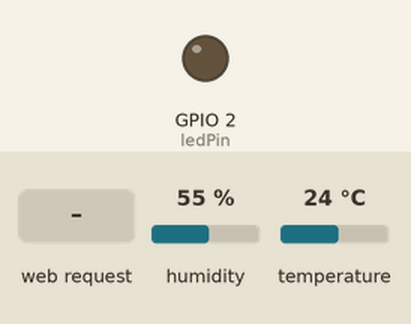
Recording of a program running on a simulated ESP32. Shown: output pins drawn as LEDs (lit = HIGH). The test bench sets the inputs (shaded band); at power-on: humidity 55 %, temperature 24 °C. WiFi joins after 1.5 s; servers stay silent unless stated; storage starts empty; no MQTT or app messages arrive unless stated; what the program prints to the serial monitor is not drawn.

Above: at 3.2 s.
3.3 s: HTTP request GET /on received
At 3.7 s:
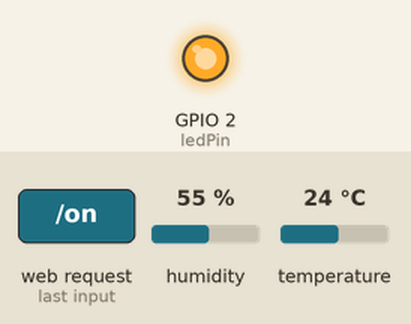
11.5 s: HTTP request GET /off received
At 12.3 s:
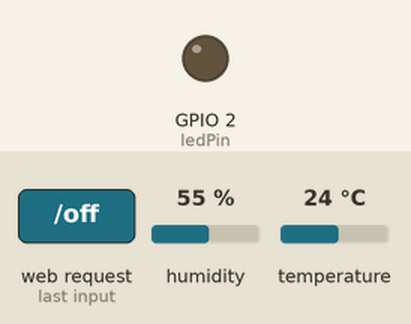
Timing chart, 0 to 14.5 s (numbered marks = the images above; inputs shaded):
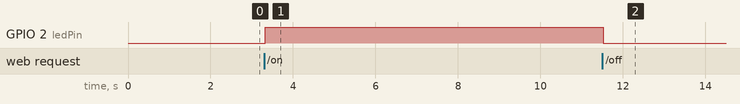

The program:

main.cpp
```cpp
#include <Arduino.h>
#include "WiFi.h"
#include "ESPAsyncWebServer.h"
#include <AsyncElegantOTA.h>
#include "SPIFFS.h"
#include "DHT.h"
#include "credentials.h"
#include "PubSubClient.h"


const char *ssid = WIFI_SSID;
const char *password = WIFI_PASSWD;
const char *uname = U_NAME;
const char *upass = U_PASS;

const int monitor_speed = 115200;
const int delay_five_sec = 5000;
const int delay_one_sec = 1000;

bool guard = false;

//MQTT
const char *mqtt_server = MQTT_BROKER;
const char *mqtt_username = MQTT_USER_NAME;
const char *mqtt_password = MQTT_USER_PASSWORD;
const char *humidity_topic = "/sensor1/humidity";
const char *temperature_topic = "/sensor1/temperature";
const char *clientID = "sensor1";
const char *inTopic = "sensor1/in";

long interval = MQTT_INTERVAL;
long currentTime, lastTime;
//const int message_length = 50;
char messages[50];
float temp, hum;
const int MQTT_PORT = 1883;
const int http_ok = 200;

WiFiClient espClient;
void callback(char *topic, byte *payload, unsigned int length)
{
  Serial.print(topic);
  for (int i = 0; i < length; i++)
  {
    Serial.print(" ");
    Serial.print((char)payload[i]);
  }
  Serial.println();
}

PubSubClient client(mqtt_server, MQTT_PORT, espClient);

// Set LED GPIO
const int ledPin = 2;
String ledState;
// temp humity sensor
#define DHTPIN 4
#define DHTTYPE DHT11
DHT dht(DHTPIN, DHTTYPE);

// Create AsyncWebServer object on port 80
const int ASYNC_PORT = 80;
AsyncWebServer server(ASYNC_PORT);

String readDHTTemperature()
{
  // Read temperature as Celsius (the default)
  float t = dht.readTemperature();
  // Read temperature as Fahrenheit (isFahrenheit = true)

  if (isnan(t))
  {
    Serial.println("Failed to read from DHT sensor!");
    return "--";
  }
  else
  {
    return String(t);
  }
}


String readDHTHumidity()
{
  float h = dht.readHumidity();
  if (isnan(h))
  {
    Serial.println("Failed to read from DHT sensor!");
    return "--";
  }
  else
  {
    return String(h);
  }
}

void mqtt_temp_tx()
{

  client.publish(temperature_topic, readDHTTemperature().c_str());

}

void mqtt_humidity_tx()
{

  client.publish(humidity_topic, readDHTHumidity().c_str());
}

// Replaces placeholder with LED state value
String processor(const String &var)
{
  Serial.println(var);
  if (var == "STATE")
  {
    if (digitalRead(ledPin))
    {
      ledState = "ON";
    }
    else
    {
      ledState = "OFF";
    }
    Serial.print(ledState);
    return ledState;
  }
  return String();
}

void reconnect()
{
  while (!client.connected())
  {
    Serial.print("\n connecting to .....");
    Serial.print(mqtt_server);
    if (client.connect(clientID, mqtt_username, mqtt_password))
    {
      Serial.print("\n connected to ...");
      Serial.println(mqtt_server);
      client.subscribe(inTopic);
    }
    else
    {
      Serial.print("\n trying to connect again");
      delay(delay_five_sec);
    }
  }
}

void setup()
{
  // Serial port for debugging purposes
  Serial.begin(monitor_speed);
  pinMode(ledPin, OUTPUT);
  dht.begin();

  // Initialize SPIFFS
  if (!SPIFFS.begin(true))
  {
    Serial.println("An Error has occurred while mounting SPIFFS");
    return;
  }

  // Connect to Wi-Fi
  WiFi.begin(ssid, password);
  while (WiFi.status() != WL_CONNECTED)
  {
    delay(delay_one_sec);
    Serial.println(" WiFi  connecting..");
  }
  client.setServer(mqtt_server, MQTT_PORT);
  client.setCallback(callback);

  Serial.println(WiFi.localIP());

  // Route for root / web page
  server.on("/", HTTP_GET, [](AsyncWebServerRequest *request)
            { request->send(SPIFFS, "/index.html", String(), false, processor); });

  // Route to load style.css file
  server.on("/style.css", HTTP_GET, [](AsyncWebServerRequest *request)
            { request->send(SPIFFS, "/style.css", "text/css"); });

  // Route to set GPIO to HIGH
  server.on("/on", HTTP_GET, [](AsyncWebServerRequest *request)
            {
              digitalWrite(ledPin, HIGH);
              request->send(SPIFFS, "/index.html", String(), false, processor);
            });

  // Route to set GPIO to LOW
  server.on("/off", HTTP_GET, [](AsyncWebServerRequest *request)
            {
              digitalWrite(ledPin, LOW);
              request->send(SPIFFS, "/index.html", String(), false, processor);
            });

  server.on("/temperature", HTTP_GET, [](AsyncWebServerRequest *request)
            {

              request->send_P(http_ok, "text/plain", readDHTTemperature().c_str());
              //request->send(SPIFFS, "/index.html", c);
            });
  server.on("/humidity", HTTP_GET, [](AsyncWebServerRequest *request)
            {
              request->send_P(http_ok, "text/plain", readDHTHumidity().c_str());
              //request->send(SPIFFS, "/index.html", readDHTHumidity().c_str());
            });

  // Start server
  AsyncElegantOTA.begin(&server, uname, upass); // Start ElegantOTA
  server.begin();
  Serial.println("HTTP server started");
}

void loop()
{

  if (!client.connected())
  {
    reconnect();
  }
  client.loop();

  currentTime = millis();
  if (currentTime - lastTime > interval)
  {
    Serial.println(" time " + currentTime);
    mqtt_temp_tx();
    mqtt_humidity_tx();
    lastTime = millis();
  }
  delay(delay_one_sec);
}
```

credentials.h
```cpp
#define WIFI_SSID "OpenWrt"
#define WIFI_PASSWD "password"
#define U_NAME "admin"
#define U_PASS "myPassword"
#define MQTT_BROKER "192.168.1.179"
#define MQTT_USER_NAME "cdavid"
#define MQTT_USER_PASSWORD "cdavid"
#define MQTT_INTERVAL 10000;
```

Measured:
- after the input at 3.3 s, GPIO 2 (ledPin): LOW → HIGH at once
- after the input at 11.5 s, GPIO 2 (ledPin): HIGH → LOW at once
